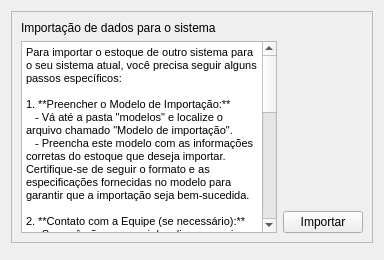
                  <widget class="QWidget" name="page">
                   <layout class="QGridLayout" name="gridLayout_22">
                    <item row="1" column="0">
                     <widget class="QFrame" name="frame_44">
                      <property name="frameShape">
                       <enum>QFrame::StyledPanel</enum>
                      </property>
                      <property name="frameShadow">
                       <enum>QFrame::Raised</enum>
                      </property>
                     </widget>
                    </item>
                    <item row="1" column="1">
                     <widget class="QFrame" name="frame_45">
                      <property name="frameShape">
                       <enum>QFrame::StyledPanel</enum>
                      </property>
                      <property name="frameShadow">
                       <enum>QFrame::Raised</enum>
                      </property>
                     </widget>
                    </item>
                    <item row="0" column="0" colspan="2">
                     <widget class="QFrame" name="frame_43">
                      <property name="frameShape">
                       <enum>QFrame::StyledPanel</enum>
                      </property>
                      <property name="frameShadow">
                       <enum>QFrame::Raised</enum>
                      </property>
                      <layout class="QGridLayout" name="gridLayout_36">
                       <item row="1" column="2">
                        <spacer name="verticalSpacer_13">
                         <property name="orientation">
                          <enum>Qt::Vertical</enum>
                         </property>
                         <property name="sizeHint" stdset="0">
                          <size>
                           <width>20</width>
                           <height>40</height>
                          </size>
                         </property>
                        </spacer>
                       </item>
                       <item row="2" column="2">
                        <widget class="QPushButton" name="pushButton_20">
                         <property name="text">
                          <string>Importar</string>
                         </property>
                         <property name="autoDefault">
                          <bool>false</bool>
                         </property>
                        </widget>
                       </item>
                       <item row="0" column="0">
                        <widget class="QLabel" name="label_38">
                         <property name="styleSheet">
                          <string notr="true">font: 16pt &quot;MS Shell Dlg 2&quot;;</string>
                         </property>
                         <property name="text">
                          <string>Importação de dados para o sistema</string>
                         </property>
                         <property name="textInteractionFlags">
                          <set>Qt::LinksAccessibleByMouse|Qt::TextSelectableByMouse</set>
                         </property>
                        </widget>
                       </item>
                       <item row="1" column="0" rowspan="2" colspan="2">
                        <widget class="QTextEdit" name="textEdit_2">
                         <property name="tabChangesFocus">
                          <bool>false</bool>
                         </property>
                         <property name="html">
                          <string>&lt;!DOCTYPE HTML PUBLIC &quot;-//W3C//DTD HTML 4.0//EN&quot; &quot;http://www.w3.org/TR/REC-html40/strict.dtd&quot;&gt;
&lt;html&gt;&lt;head&gt;&lt;meta name=&quot;qrichtext&quot; content=&quot;1&quot; /&gt;&lt;style type=&quot;text/css&quot;&gt;
p, li { white-space: pre-wrap; }
&lt;/style&gt;&lt;/head&gt;&lt;body style=&quot; font-family:'Bahnschrift SemiBold'; font-size:8pt; font-weight:56; font-style:normal;&quot;&gt;
&lt;p style=&quot; margin-top:0px; margin-bottom:0px; margin-left:0px; margin-right:0px; -qt-block-indent:0; text-indent:0px;&quot;&gt;Para importar o estoque de outro sistema para o seu sistema atual, você precisa seguir alguns passos específicos:&lt;/p&gt;
&lt;p style=&quot;-qt-paragraph-type:empty; margin-top:0px; margin-bottom:0px; margin-left:0px; margin-right:0px; -qt-block-indent:0; text-indent:0px;&quot;&gt;&lt;br /&gt;&lt;/p&gt;
&lt;p style=&quot; margin-top:0px; margin-bottom:0px; margin-left:0px; margin-right:0px; -qt-block-indent:0; text-indent:0px;&quot;&gt;1. **Preencher o Modelo de Importação:**&lt;/p&gt;
&lt;p style=&quot; margin-top:0px; margin-bottom:0px; margin-left:0px; margin-right:0px; -qt-block-indent:0; text-indent:0px;&quot;&gt;   - Vá até a pasta &amp;quot;modelos&amp;quot; e localize o arquivo chamado &amp;quot;Modelo de importação&amp;quot;.&lt;/p&gt;
&lt;p style=&quot; margin-top:0px; margin-bottom:0px; margin-left:0px; margin-right:0px; -qt-block-indent:0; text-indent:0px;&quot;&gt;   - Preencha este modelo com as informações corretas do estoque que deseja importar. Certifique-se de seguir o formato e as especificações fornecidas no modelo para garantir que a importação seja bem-sucedida.&lt;/p&gt;
&lt;p style=&quot;-qt-paragraph-type:empty; margin-top:0px; margin-bottom:0px; margin-left:0px; margin-right:0px; -qt-block-indent:0; text-indent:0px;&quot;&gt;&lt;br /&gt;&lt;/p&gt;
&lt;p style=&quot; margin-top:0px; margin-bottom:0px; margin-left:0px; margin-right:0px; -qt-block-indent:0; text-indent:0px;&quot;&gt;2. **Contato com a Equipe (se necessário):**&lt;/p&gt;
&lt;p style=&quot; margin-top:0px; margin-bottom:0px; margin-left:0px; margin-right:0px; -qt-block-indent:0; text-indent:0px;&quot;&gt;   - Se você não conseguir localizar o arquivo &amp;quot;Modelo de importação&amp;quot; ou tiver dúvidas sobre como preenchê-lo corretamente, entre em contato com a equipe de suporte ou atendimento ao cliente. Eles poderão fornecer orientações adicionais e esclarecer quaisquer dúvidas que você tenha.&lt;/p&gt;
&lt;p style=&quot;-qt-paragraph-type:empty; margin-top:0px; margin-bottom:0px; margin-left:0px; margin-right:0px; -qt-block-indent:0; text-indent:0px;&quot;&gt;&lt;br /&gt;&lt;/p&gt;
&lt;p style=&quot; margin-top:0px; margin-bottom:0px; margin-left:0px; margin-right:0px; -qt-block-indent:0; text-indent:0px;&quot;&gt;3. **Importar os Dados:**&lt;/p&gt;
&lt;p style=&quot; margin-top:0px; margin-bottom:0px; margin-left:0px; margin-right:0px; -qt-block-indent:0; text-indent:0px;&quot;&gt;   - Após preencher o modelo com as informações corretas, retorne ao sistema principal.&lt;/p&gt;
&lt;p style=&quot; margin-top:0px; margin-bottom:0px; margin-left:0px; margin-right:0px; -qt-block-indent:0; text-indent:0px;&quot;&gt;   - Encontre a opção &amp;quot;Importar&amp;quot; no sistema e selecione o modelo de importação preenchido.&lt;/p&gt;
&lt;p style=&quot; margin-top:0px; margin-bottom:0px; margin-left:0px; margin-right:0px; -qt-block-indent:0; text-indent:0px;&quot;&gt;   - Siga as instruções para iniciar o processo de importação. O sistema deve guiar você através das etapas necessárias para concluir a importação do estoque.&lt;/p&gt;
&lt;p style=&quot;-qt-paragraph-type:empty; margin-top:0px; margin-bottom:0px; margin-left:0px; margin-right:0px; -qt-block-indent:0; text-indent:0px;&quot;&gt;&lt;br /&gt;&lt;/p&gt;
&lt;p style=&quot; margin-top:0px; margin-bottom:0px; margin-left:0px; margin-right:0px; -qt-block-indent:0; text-indent:0px;&quot;&gt;É importante seguir cada passo cuidadosamente para evitar erros durante o processo de importação. Certifique-se de que todas as informações no modelo de importação estão corretas e formatadas de acordo com as exigências do sistema para garantir uma transição suave do estoque de um sistema para outro.&lt;/p&gt;&lt;/body&gt;&lt;/html&gt;</string>
                         </property>
                         <property name="textInteractionFlags">
                          <set>Qt::TextSelectableByMouse</set>
                         </property>
                        </widget>
                       </item>
                      </layout>
                     </widget>
                    </item>
                   </layout>
                  </widget>
